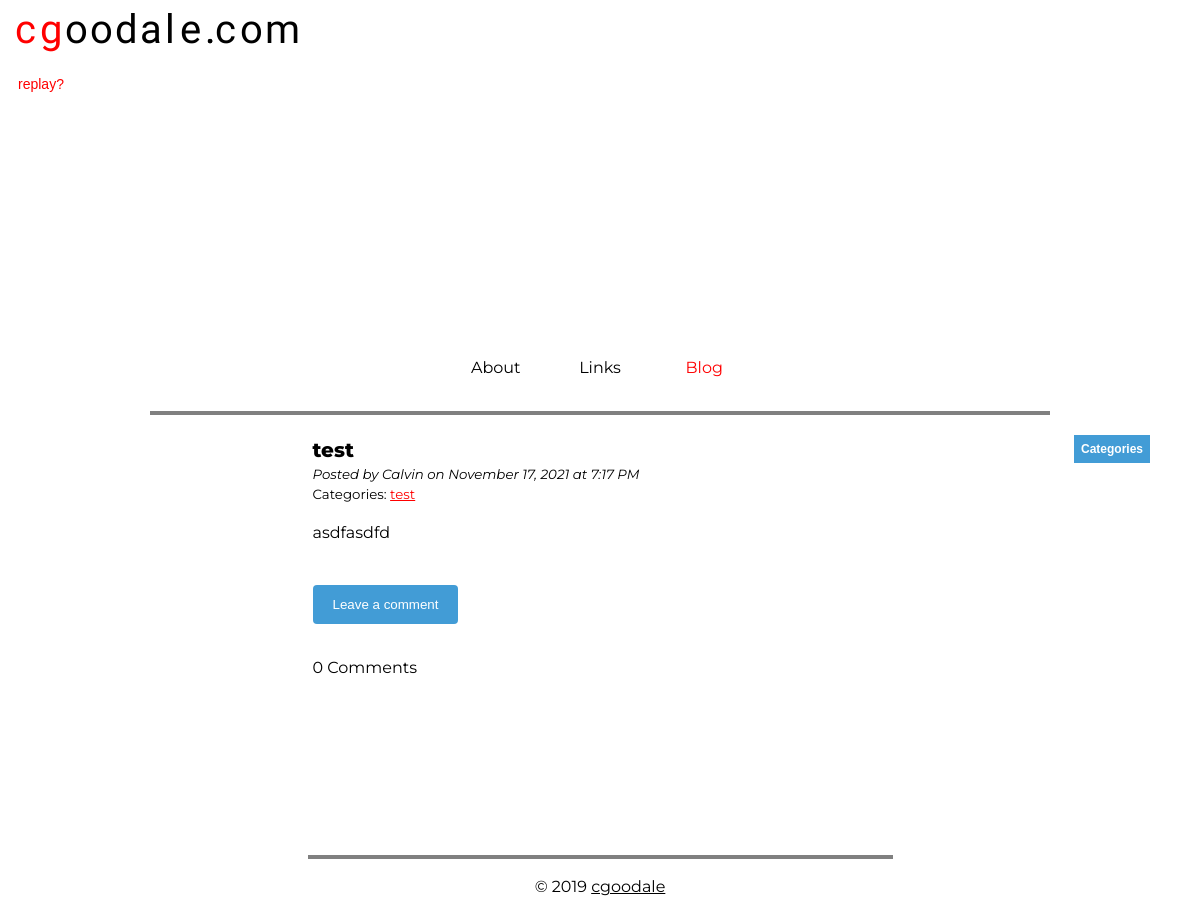
Page /blog/category/test on the committed database.
### calblog/models.py (models this page shows, shortened)
class Post(db.Model):
    id = db.Column(db.Integer, primary_key=True)
    title = db.Column(db.String(100), nullable=False, unique=True)
    content = db.Column(db.Text, nullable=False)
    posted_on = db.Column(db.DateTime, nullable=False)
    categories = db.relationship('Categories', backref=db.backref('post',lazy=True, passive_deletes=True))
    comment_count = db.Column(db.Integer, nullable=False, default=0)
    comments = db.relationship('Comment', backref=db.backref('post',lazy=True, passive_deletes=True))

class Categories(db.Model):
    id = db.Column(db.Integer, primary_key=True)
    post_id = db.Column(db.Integer, db.ForeignKey('post.id', ondelete='CASCADE'), nullable=False)
    category = db.Column(db.String(100), nullable=False)

### calblog/routes.py (the view)
@app.route('/blog/category/<category>', methods=['GET'])
def category(category):
    page = request.args.get('page', 1, type=int)
    posts = Post.query.join(Categories, Categories.post_id == Post.id).filter(Categories.category == category).order_by(desc(Post.posted_on)).paginate(page, 5, False)
    comments = Comment.query.all()
    categories = Categories.query.all()
    unique_categories = Categories.query.with_entities(Categories.category).distinct()
    next_url = url_for('blog', page=posts.next_num) if posts.has_next else None
    prev_url = url_for('blog', page=posts.prev_num) if posts.has_prev else None
    return render_template('blog.html', posts=posts.items, comments=comments, next_url=next_url, prev_url=prev_url,  categories=categories, unique_categories=unique_categories)

### calblog/routes.py (called while the page is built)
@app.before_request
def before_request():
    print(session)
    g.user = None
    if 'user_id' in session:
        user = [x for x in get_users() if x.id == session['user_id']][0]
        g.user = user

### calblog/templates/blog.html (shortened to what this page needs)
{% extends 'base.html' %}
{% block body %}
<body>
    <section class="top">
        <div class="container">
	        {% include 'header.html' %}
	        <div class="navbar">
		        <ul>
        		  <li><a href="/">About</a></li>
        		  <li><a href="/links">Links</a></li>
        		  <li><a class="active" href="/blog">Blog</a></li>
	        	</ul>
        	</div>
	</section>
	<section class="middle">
	    <div class="container">
	        <article class="posts">
                <div class="categories">
                    <div class="dropdown">
                        <button class="dropbtn"><b>Categories</b></button>
                    </div>
                </div>
                <div class="post-section">
                    {% for post in posts %}
                    <h1 class="post-title">{{post.title}}</h1>
                    <p class="post-author"><i>Posted by Calvin on {{post.posted_on.strftime('%B %d, %Y at %-I:%M %p')}}</i></p>
                    <p class="post-category">Categories:
                    {% for category in categories %}
                        {% if category.post_id == post.id %}
                            <a href="/blog/category/{{category.category}}">{{category.category}}</a>
                        {% endif %}
                    {% endfor %}
                    <p class="post-content">{{post.content|safe}}</p>
                    <br>
                    <button class="open-button" name="{{post.id}}" id="but{{post.id}}" onclick="toggleText(name)">Leave a comment</button>
                    <div class="comment-section">
                        {% if post.comment_count == 0 %}
                            <p>{{post.comment_count}} Comments</p>
                        {% elif post.comment_count == 1 %}
                            <p>{{post.comment_count}} Comment:</p>
                        {% else %}
                            <p>{{post.comment_count}} Comments:</p>
                        {% endif %}
                    </div>
                    {% endfor %}
                </div>
            </article>
		</div>
	</section>
	<section class="bottom">
    	<div class="container">
            {% include 'footer.html' %}
	    </div>
	</section>
</body>
{% endblock %}

### calblog/static/css/main.css (style rules this page uses)
html { width: 100vw; overflow-x: hidden; }
:root { font-size: 16px; list-style-type: none; }
h1 { font-weight: 800; }
body { font-family: "Montserrat", Arial, sans-serif; font-weight: 400; line-height: 1.5; margin: 0; }
section a { text-decoration: underline; color: red; }
.navbar { position: relative; width: 75%; text-align: center; border-bottom: 4px solid gray; margin: 0 auto; }
.navbar ul { list-style-type: none; overflow: hidden; padding: 15px; }
.navbar li { width: 100px; display: inline-block; }
.navbar li a { padding: 14px 19px; text-align: center; text-decoration: none; color: black; }
.navbar li a.active { color: red; }
.container { margin-right: auto; margin-left: auto; padding-left: 15px; padding-right: 15px; }
.middle { text-align: left; }
.middle .posts { margin: 0 auto; max-width: 575px; }
.post-title { margin-bottom: 0; font-size: 20px; }
.post-author, .post-category { margin: 0; font-size: smaller; }
.categories { position: absolute; right: 50px; }
.dropbtn { background-color: #429cd6; color: white; padding: 7px; font-size: 12px; border: none; }
.dropdown { position: relative; display: inline-block; }
.bottom { padding: 50px 0; }
.open-button, input[type=submit] { background: #429cd6; color: white; padding: 12px 20px; border: none; border-radius: 4px; cursor: pointer; margin-bottom: 16px; }
.flash-message, .post-section { margin-bottom: 16px; }
.comment-section { margin-bottom: 125px; }

### rows in the picture
Post: title "test", posted_on "November 17, 2021 at 7:17 PM", content "asdfasdfd", comment_count "0"
Categories: category "test"
